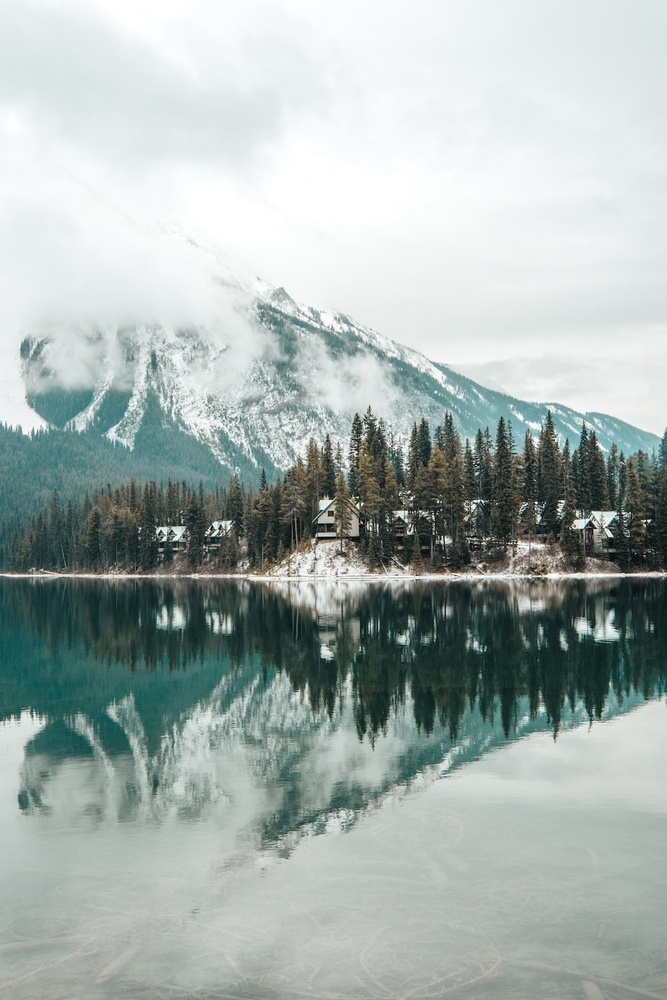
#> input picture chapter1.jpg, 667 x 1000 px, shrunk from 1000 x 1500 before the run
$ python Ques02Chapter01.py
#> lines starting #> are read from the running program, lines starting #| are printed output that depends on the picture
#QUESTION 02
from PIL import Image
import numpy as np
import time

#generating random number by the provided algorithm
current_time = int(time.time())

generated_number = (current_time % 100) + 5

if generated_number % 2 == 0:
    generated_number += 10

#Chapter 01
image_path = 'chapter1.jpg'
image = Image.open(image_path)
#> image is the input picture: PIL image 667x1000 RGB; mean R, G, B 166, 177.4, 174

image_data = np.array(image)

modified_image_data = image_data + generated_number
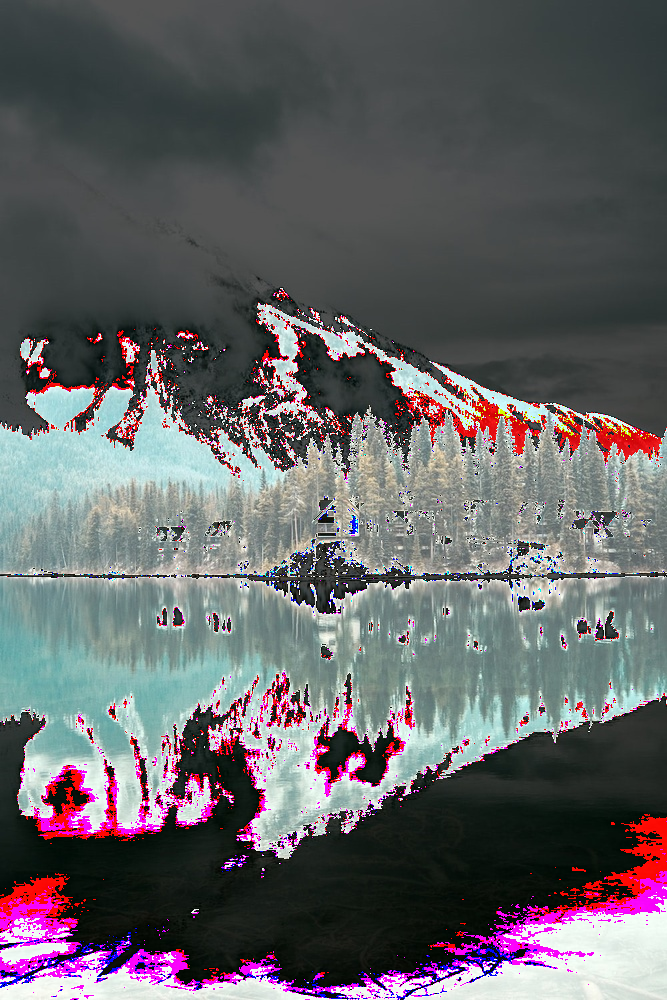
#> modified_image_data: shape (1000, 667, 3); mean R, G, B 100.4, 98.9, 102.3
modified_image_data = np.clip(modified_image_data, 0, 255)

modified_image = Image.fromarray(modified_image_data.astype('uint8'))

output_image_path = 'chapter1out.jpg'
modified_image.save(output_image_path)

red_pixel_sum = np.sum(modified_image_data[:, :, 0])
#> red_pixel_sum = 66953246

print("Sum of Red Pixels: "+ str(red_pixel_sum))
#| Sum of Red Pixels: 66953246
